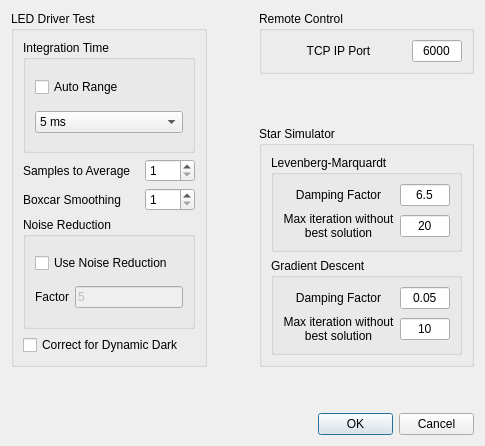
<?xml version="1.0" encoding="UTF-8"?>
<ui version="4.0">
 <class>GeneralSettings</class>
 <widget class="QDialog" name="GeneralSettings">
  <property name="geometry">
   <rect>
    <x>0</x>
    <y>0</y>
    <width>431</width>
    <height>362</height>
   </rect>
  </property>
  <property name="sizePolicy">
   <sizepolicy hsizetype="Preferred" vsizetype="Preferred">
    <horstretch>0</horstretch>
    <verstretch>0</verstretch>
   </sizepolicy>
  </property>
  <property name="windowTitle">
   <string>General Settings</string>
  </property>
  <property name="sizeGripEnabled">
   <bool>false</bool>
  </property>
  <layout class="QGridLayout" name="gridLayout_11">
   <property name="sizeConstraint">
    <enum>QLayout::SetFixedSize</enum>
   </property>
   <item row="0" column="2">
    <widget class="QGroupBox" name="groupBox_3">
     <property name="title">
      <string>Remote Control</string>
     </property>
     <layout class="QGridLayout" name="gridLayout_3">
      <item row="0" column="0">
       <layout class="QGridLayout" name="gridLayout_12">
        <item row="0" column="0">
         <widget class="QLabel" name="label">
          <property name="maximumSize">
           <size>
            <width>16777215</width>
            <height>16777215</height>
           </size>
          </property>
          <property name="text">
           <string>TCP IP Port</string>
          </property>
          <property name="alignment">
           <set>Qt::AlignCenter</set>
          </property>
         </widget>
        </item>
        <item row="0" column="1">
         <widget class="QLineEdit" name="remoteControlTCPPort">
          <property name="minimumSize">
           <size>
            <width>50</width>
            <height>0</height>
           </size>
          </property>
          <property name="maximumSize">
           <size>
            <width>50</width>
            <height>16777215</height>
           </size>
          </property>
          <property name="inputMethodHints">
           <set>Qt::ImhDigitsOnly</set>
          </property>
          <property name="text">
           <string>6000</string>
          </property>
          <property name="alignment">
           <set>Qt::AlignCenter</set>
          </property>
         </widget>
        </item>
       </layout>
      </item>
     </layout>
    </widget>
   </item>
   <item row="2" column="2">
    <widget class="QGroupBox" name="groupBox_4">
     <property name="title">
      <string>Star Simulator</string>
     </property>
     <layout class="QGridLayout" name="gridLayout_10">
      <item row="0" column="0">
       <widget class="QGroupBox" name="groupBox_5">
        <property name="title">
         <string>Levenberg-Marquardt</string>
        </property>
        <layout class="QGridLayout" name="gridLayout_5">
         <item row="0" column="0">
          <layout class="QGridLayout" name="gridLayout_4">
           <item row="1" column="0">
            <widget class="QLabel" name="label_4">
             <property name="text">
              <string>Max iteration without
best solution</string>
             </property>
             <property name="alignment">
              <set>Qt::AlignCenter</set>
             </property>
            </widget>
           </item>
           <item row="0" column="0">
            <widget class="QLabel" name="label_2">
             <property name="text">
              <string>Damping Factor</string>
             </property>
             <property name="alignment">
              <set>Qt::AlignCenter</set>
             </property>
            </widget>
           </item>
           <item row="0" column="1">
            <widget class="QLineEdit" name="lmDampingFactor">
             <property name="minimumSize">
              <size>
               <width>50</width>
               <height>0</height>
              </size>
             </property>
             <property name="maximumSize">
              <size>
               <width>50</width>
               <height>16777215</height>
              </size>
             </property>
             <property name="text">
              <string>6.5</string>
             </property>
             <property name="alignment">
              <set>Qt::AlignCenter</set>
             </property>
            </widget>
           </item>
           <item row="1" column="1">
            <widget class="QLineEdit" name="lmMaxIteration">
             <property name="minimumSize">
              <size>
               <width>50</width>
               <height>0</height>
              </size>
             </property>
             <property name="maximumSize">
              <size>
               <width>50</width>
               <height>16777215</height>
              </size>
             </property>
             <property name="text">
              <string>20</string>
             </property>
             <property name="alignment">
              <set>Qt::AlignCenter</set>
             </property>
            </widget>
           </item>
          </layout>
         </item>
        </layout>
       </widget>
      </item>
      <item row="1" column="0">
       <widget class="QGroupBox" name="groupBox_6">
        <property name="title">
         <string>Gradient Descent</string>
        </property>
        <layout class="QGridLayout" name="gridLayout_8">
         <item row="0" column="0">
          <layout class="QGridLayout" name="gridLayout_6">
           <item row="1" column="0">
            <widget class="QLabel" name="label_5">
             <property name="text">
              <string>Max iteration without
best solution</string>
             </property>
             <property name="alignment">
              <set>Qt::AlignCenter</set>
             </property>
            </widget>
           </item>
           <item row="0" column="0">
            <widget class="QLabel" name="label_8">
             <property name="text">
              <string>Damping Factor</string>
             </property>
             <property name="alignment">
              <set>Qt::AlignCenter</set>
             </property>
            </widget>
           </item>
           <item row="0" column="1">
            <widget class="QLineEdit" name="gdDampingFactor">
             <property name="minimumSize">
              <size>
               <width>50</width>
               <height>0</height>
              </size>
             </property>
             <property name="maximumSize">
              <size>
               <width>50</width>
               <height>16777215</height>
              </size>
             </property>
             <property name="text">
              <string>0.05</string>
             </property>
             <property name="alignment">
              <set>Qt::AlignCenter</set>
             </property>
            </widget>
           </item>
           <item row="1" column="1">
            <widget class="QLineEdit" name="gdMaxIteration">
             <property name="minimumSize">
              <size>
               <width>50</width>
               <height>0</height>
              </size>
             </property>
             <property name="maximumSize">
              <size>
               <width>50</width>
               <height>16777215</height>
              </size>
             </property>
             <property name="text">
              <string>10</string>
             </property>
             <property name="alignment">
              <set>Qt::AlignCenter</set>
             </property>
            </widget>
           </item>
          </layout>
         </item>
        </layout>
       </widget>
      </item>
     </layout>
    </widget>
   </item>
   <item row="0" column="0" rowspan="3">
    <widget class="QGroupBox" name="groupBox">
     <property name="title">
      <string>LED Driver Test</string>
     </property>
     <layout class="QGridLayout" name="gridLayout">
      <item row="0" column="0">
       <widget class="QGroupBox" name="groupBox_1">
        <property name="title">
         <string>Integration Time</string>
        </property>
        <layout class="QGridLayout" name="gridLayout_7">
         <item row="0" column="0">
          <widget class="QCheckBox" name="autoRangeCheckBox">
           <property name="text">
            <string>Auto Range</string>
           </property>
          </widget>
         </item>
         <item row="1" column="0">
          <widget class="QComboBox" name="integrationTimeComboBox">
           <property name="currentIndex">
            <number>4</number>
           </property>
           <item>
            <property name="text">
             <string>1.1 ms</string>
            </property>
           </item>
           <item>
            <property name="text">
             <string>2 ms</string>
            </property>
           </item>
           <item>
            <property name="text">
             <string>3 ms</string>
            </property>
           </item>
           <item>
            <property name="text">
             <string>4 ms</string>
            </property>
           </item>
           <item>
            <property name="text">
             <string>5 ms</string>
            </property>
           </item>
           <item>
            <property name="text">
             <string>6 ms</string>
            </property>
           </item>
           <item>
            <property name="text">
             <string>8 ms</string>
            </property>
           </item>
           <item>
            <property name="text">
             <string>10 ms</string>
            </property>
           </item>
           <item>
            <property name="text">
             <string>15 ms</string>
            </property>
           </item>
           <item>
            <property name="text">
             <string>25 ms</string>
            </property>
           </item>
           <item>
            <property name="text">
             <string>35 ms</string>
            </property>
           </item>
           <item>
            <property name="text">
             <string>45 ms</string>
            </property>
           </item>
           <item>
            <property name="text">
             <string>65 ms</string>
            </property>
           </item>
           <item>
            <property name="text">
             <string>100 ms</string>
            </property>
           </item>
           <item>
            <property name="text">
             <string>130 ms</string>
            </property>
           </item>
           <item>
            <property name="text">
             <string>190 ms</string>
            </property>
           </item>
           <item>
            <property name="text">
             <string>260 ms</string>
            </property>
           </item>
           <item>
            <property name="text">
             <string>375 ms</string>
            </property>
           </item>
           <item>
            <property name="text">
             <string>500 ms</string>
            </property>
           </item>
           <item>
            <property name="text">
             <string>750 ms</string>
            </property>
           </item>
           <item>
            <property name="text">
             <string>1000 ms</string>
            </property>
           </item>
           <item>
            <property name="text">
             <string>2000 ms</string>
            </property>
           </item>
           <item>
            <property name="text">
             <string>4000 ms</string>
            </property>
           </item>
          </widget>
         </item>
        </layout>
       </widget>
      </item>
      <item row="1" column="0">
       <layout class="QGridLayout" name="gridLayout_1">
        <item row="0" column="1">
         <widget class="QSpinBox" name="samplesToAverageSpinBox">
          <property name="minimumSize">
           <size>
            <width>50</width>
            <height>0</height>
           </size>
          </property>
          <property name="maximumSize">
           <size>
            <width>50</width>
            <height>16777215</height>
           </size>
          </property>
          <property name="minimum">
           <number>1</number>
          </property>
         </widget>
        </item>
        <item row="0" column="0">
         <widget class="QLabel" name="label_3">
          <property name="text">
           <string>Samples to Average</string>
          </property>
         </widget>
        </item>
        <item row="1" column="0">
         <widget class="QLabel" name="label_7">
          <property name="text">
           <string>Boxcar Smoothing</string>
          </property>
         </widget>
        </item>
        <item row="1" column="1">
         <widget class="QSpinBox" name="smoothingSpinBox">
          <property name="minimumSize">
           <size>
            <width>50</width>
            <height>0</height>
           </size>
          </property>
          <property name="maximumSize">
           <size>
            <width>50</width>
            <height>16777215</height>
           </size>
          </property>
          <property name="minimum">
           <number>1</number>
          </property>
          <property name="maximum">
           <number>50</number>
          </property>
         </widget>
        </item>
       </layout>
      </item>
      <item row="2" column="0">
       <widget class="QGroupBox" name="groupBox_2">
        <property name="title">
         <string>Noise Reduction</string>
        </property>
        <layout class="QGridLayout" name="gridLayout_9">
         <item row="0" column="0">
          <widget class="QCheckBox" name="noiseReductionCheckBox">
           <property name="enabled">
            <bool>true</bool>
           </property>
           <property name="text">
            <string>Use Noise Reduction</string>
           </property>
          </widget>
         </item>
         <item row="1" column="0">
          <layout class="QGridLayout" name="gridLayout_2">
           <item row="0" column="1">
            <widget class="QLineEdit" name="noiseReductionLineEdit">
             <property name="enabled">
              <bool>false</bool>
             </property>
             <property name="text">
              <string>5</string>
             </property>
             <property name="placeholderText">
              <string/>
             </property>
            </widget>
           </item>
           <item row="0" column="0">
            <widget class="QLabel" name="label_6">
             <property name="text">
              <string>Factor</string>
             </property>
            </widget>
           </item>
          </layout>
         </item>
        </layout>
       </widget>
      </item>
      <item row="3" column="0">
       <widget class="QCheckBox" name="dynamicDarkCheckBox">
        <property name="text">
         <string>Correct for Dynamic Dark</string>
        </property>
       </widget>
      </item>
     </layout>
    </widget>
   </item>
   <item row="0" column="1">
    <spacer name="horizontalSpacer_2">
     <property name="orientation">
      <enum>Qt::Horizontal</enum>
     </property>
     <property name="sizeHint" stdset="0">
      <size>
       <width>40</width>
       <height>20</height>
      </size>
     </property>
    </spacer>
   </item>
   <item row="1" column="2">
    <spacer name="verticalSpacer">
     <property name="orientation">
      <enum>Qt::Vertical</enum>
     </property>
     <property name="sizeHint" stdset="0">
      <size>
       <width>20</width>
       <height>40</height>
      </size>
     </property>
    </spacer>
   </item>
   <item row="4" column="0" colspan="3">
    <layout class="QHBoxLayout" name="horizontalLayout">
     <item>
      <spacer name="horizontalSpacer">
       <property name="orientation">
        <enum>Qt::Horizontal</enum>
       </property>
       <property name="sizeHint" stdset="0">
        <size>
         <width>40</width>
         <height>20</height>
        </size>
       </property>
      </spacer>
     </item>
     <item>
      <widget class="QPushButton" name="btnOk">
       <property name="maximumSize">
        <size>
         <width>75</width>
         <height>16777215</height>
        </size>
       </property>
       <property name="text">
        <string>OK</string>
       </property>
      </widget>
     </item>
     <item>
      <widget class="QPushButton" name="btnCancel">
       <property name="maximumSize">
        <size>
         <width>75</width>
         <height>16777215</height>
        </size>
       </property>
       <property name="text">
        <string>Cancel</string>
       </property>
      </widget>
     </item>
    </layout>
   </item>
   <item row="3" column="0">
    <spacer name="verticalSpacer_2">
     <property name="orientation">
      <enum>Qt::Vertical</enum>
     </property>
     <property name="sizeHint" stdset="0">
      <size>
       <width>20</width>
       <height>40</height>
      </size>
     </property>
    </spacer>
   </item>
  </layout>
 </widget>
 <resources/>
 <connections>
  <connection>
   <sender>btnCancel</sender>
   <signal>clicked()</signal>
   <receiver>GeneralSettings</receiver>
   <slot>reject()</slot>
   <hints>
    <hint type="sourcelabel">
     <x>302</x>
     <y>333</y>
    </hint>
    <hint type="destinationlabel">
     <x>367</x>
     <y>334</y>
    </hint>
   </hints>
  </connection>
 </connections>
</ui>
